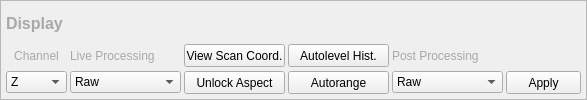
         <widget class="QFrame" name="frame_3">
          <property name="styleSheet">
           <string notr="true">#frame_3{
border: 1px solid rgb(168,168,168)
}</string>
          </property>
          <property name="frameShape">
           <enum>QFrame::StyledPanel</enum>
          </property>
          <property name="frameShadow">
           <enum>QFrame::Raised</enum>
          </property>
          <layout class="QGridLayout" name="gridLayout_2">
           <property name="leftMargin">
            <number>5</number>
           </property>
           <property name="topMargin">
            <number>5</number>
           </property>
           <property name="rightMargin">
            <number>5</number>
           </property>
           <property name="bottomMargin">
            <number>3</number>
           </property>
           <property name="spacing">
            <number>3</number>
           </property>
           <item row="0" column="0">
            <widget class="QLabel" name="label_Display">
             <property name="sizePolicy">
              <sizepolicy hsizetype="Fixed" vsizetype="Fixed">
               <horstretch>0</horstretch>
               <verstretch>0</verstretch>
              </sizepolicy>
             </property>
             <property name="minimumSize">
              <size>
               <width>0</width>
               <height>33</height>
              </size>
             </property>
             <property name="font">
              <font>
               <pointsize>12</pointsize>
               <weight>75</weight>
               <bold>true</bold>
              </font>
             </property>
             <property name="styleSheet">
              <string notr="true">#label_Display{
color: rgb(168, 168, 168)
}</string>
             </property>
             <property name="text">
              <string>Display</string>
             </property>
            </widget>
           </item>
           <item row="1" column="0">
            <widget class="QLabel" name="label_Channel">
             <property name="sizePolicy">
              <sizepolicy hsizetype="Preferred" vsizetype="Preferred">
               <horstretch>0</horstretch>
               <verstretch>0</verstretch>
              </sizepolicy>
             </property>
             <property name="styleSheet">
              <string notr="true">#label_Channel{
color: rgb(168, 168, 168);
qproperty-alignment: 'AlignVCenter | AlignCenter';
}</string>
             </property>
             <property name="text">
              <string>Channel</string>
             </property>
             <property name="alignment">
              <set>Qt::AlignCenter</set>
             </property>
            </widget>
           </item>
           <item row="2" column="3">
            <widget class="QPushButton" name="push_autoRange">
             <property name="sizePolicy">
              <sizepolicy hsizetype="Fixed" vsizetype="Fixed">
               <horstretch>0</horstretch>
               <verstretch>0</verstretch>
              </sizepolicy>
             </property>
             <property name="minimumSize">
              <size>
               <width>101</width>
               <height>23</height>
              </size>
             </property>
             <property name="maximumSize">
              <size>
               <width>101</width>
               <height>23</height>
              </size>
             </property>
             <property name="text">
              <string>Autorange</string>
             </property>
            </widget>
           </item>
           <item row="1" column="4">
            <widget class="QLabel" name="label_Processing_2">
             <property name="sizePolicy">
              <sizepolicy hsizetype="Preferred" vsizetype="Preferred">
               <horstretch>0</horstretch>
               <verstretch>0</verstretch>
              </sizepolicy>
             </property>
             <property name="styleSheet">
              <string notr="true">#label_Processing_2{
color: rgb(168, 168, 168);
qproperty-alignment: 'AlignVCenter | AlignCenter';
}</string>
             </property>
             <property name="text">
              <string>Post Processing</string>
             </property>
            </widget>
           </item>
           <item row="2" column="4">
            <widget class="QComboBox" name="comboBox_PostProcessing">
             <property name="sizePolicy">
              <sizepolicy hsizetype="Fixed" vsizetype="Fixed">
               <horstretch>0</horstretch>
               <verstretch>0</verstretch>
              </sizepolicy>
             </property>
             <property name="minimumSize">
              <size>
               <width>111</width>
               <height>22</height>
              </size>
             </property>
             <property name="maximumSize">
              <size>
               <width>111</width>
               <height>22</height>
              </size>
             </property>
             <item>
              <property name="text">
               <string>Raw</string>
              </property>
             </item>
             <item>
              <property name="text">
               <string>Subtract Image Average</string>
              </property>
             </item>
             <item>
              <property name="text">
               <string>Subtract Line Average</string>
              </property>
             </item>
             <item>
              <property name="text">
               <string>Subtract Image Plane</string>
              </property>
             </item>
             <item>
              <property name="text">
               <string>Subtract Line Linear</string>
              </property>
             </item>
             <item>
              <property name="text">
               <string>Subtract Image Quadratic</string>
              </property>
             </item>
             <item>
              <property name="text">
               <string>Subtract Line Quadratic</string>
              </property>
             </item>
            </widget>
           </item>
           <item row="2" column="0">
            <widget class="QComboBox" name="comboBox_Channel">
             <property name="sizePolicy">
              <sizepolicy hsizetype="Preferred" vsizetype="Fixed">
               <horstretch>0</horstretch>
               <verstretch>0</verstretch>
              </sizepolicy>
             </property>
             <property name="minimumSize">
              <size>
               <width>61</width>
               <height>22</height>
              </size>
             </property>
             <property name="maximumSize">
              <size>
               <width>61</width>
               <height>22</height>
              </size>
             </property>
             <property name="currentIndex">
              <number>0</number>
             </property>
             <item>
              <property name="text">
               <string>Z</string>
              </property>
             </item>
             <item>
              <property name="text">
               <string>Input 2</string>
              </property>
             </item>
             <item>
              <property name="text">
               <string>Input 3</string>
              </property>
             </item>
            </widget>
           </item>
           <item row="1" column="2">
            <widget class="QPushButton" name="push_scanCoordinates">
             <property name="sizePolicy">
              <sizepolicy hsizetype="Fixed" vsizetype="Fixed">
               <horstretch>0</horstretch>
               <verstretch>0</verstretch>
              </sizepolicy>
             </property>
             <property name="minimumSize">
              <size>
               <width>101</width>
               <height>23</height>
              </size>
             </property>
             <property name="maximumSize">
              <size>
               <width>101</width>
               <height>23</height>
              </size>
             </property>
             <property name="text">
              <string>View Scan Coord.</string>
             </property>
            </widget>
           </item>
           <item row="2" column="1">
            <widget class="QComboBox" name="comboBox_Processing">
             <property name="sizePolicy">
              <sizepolicy hsizetype="Fixed" vsizetype="Fixed">
               <horstretch>0</horstretch>
               <verstretch>0</verstretch>
              </sizepolicy>
             </property>
             <property name="minimumSize">
              <size>
               <width>111</width>
               <height>22</height>
              </size>
             </property>
             <property name="maximumSize">
              <size>
               <width>111</width>
               <height>22</height>
              </size>
             </property>
             <property name="currentIndex">
              <number>0</number>
             </property>
             <item>
              <property name="text">
               <string>Raw</string>
              </property>
             </item>
             <item>
              <property name="text">
               <string>Subtract Average</string>
              </property>
             </item>
             <item>
              <property name="text">
               <string>Subtract Linear Fit</string>
              </property>
             </item>
             <item>
              <property name="text">
               <string>Subtract Parabolic Fit</string>
              </property>
             </item>
            </widget>
           </item>
           <item row="1" column="1">
            <widget class="QLabel" name="label_Processing">
             <property name="sizePolicy">
              <sizepolicy hsizetype="Preferred" vsizetype="Preferred">
               <horstretch>0</horstretch>
               <verstretch>0</verstretch>
              </sizepolicy>
             </property>
             <property name="styleSheet">
              <string notr="true">#label_Processing{
color: rgb(168, 168, 168);
qproperty-alignment: 'AlignVCenter | AlignCenter';
}</string>
             </property>
             <property name="text">
              <string>Live Processing</string>
             </property>
            </widget>
           </item>
           <item row="2" column="2">
            <widget class="QPushButton" name="push_aspectLocked">
             <property name="sizePolicy">
              <sizepolicy hsizetype="Fixed" vsizetype="Fixed">
               <horstretch>0</horstretch>
               <verstretch>0</verstretch>
              </sizepolicy>
             </property>
             <property name="minimumSize">
              <size>
               <width>101</width>
               <height>23</height>
              </size>
             </property>
             <property name="maximumSize">
              <size>
               <width>101</width>
               <height>23</height>
              </size>
             </property>
             <property name="text">
              <string>Unlock Aspect</string>
             </property>
            </widget>
           </item>
           <item row="1" column="3">
            <widget class="QPushButton" name="push_autoLevel">
             <property name="sizePolicy">
              <sizepolicy hsizetype="Fixed" vsizetype="Fixed">
               <horstretch>0</horstretch>
               <verstretch>0</verstretch>
              </sizepolicy>
             </property>
             <property name="minimumSize">
              <size>
               <width>101</width>
               <height>23</height>
              </size>
             </property>
             <property name="maximumSize">
              <size>
               <width>101</width>
               <height>23</height>
              </size>
             </property>
             <property name="text">
              <string>Autolevel Hist.</string>
             </property>
            </widget>
           </item>
           <item row="2" column="5">
            <widget class="QPushButton" name="push_apply2DFit">
             <property name="sizePolicy">
              <sizepolicy hsizetype="Fixed" vsizetype="Fixed">
               <horstretch>0</horstretch>
               <verstretch>0</verstretch>
              </sizepolicy>
             </property>
             <property name="minimumSize">
              <size>
               <width>75</width>
               <height>23</height>
              </size>
             </property>
             <property name="maximumSize">
              <size>
               <width>75</width>
               <height>23</height>
              </size>
             </property>
             <property name="layoutDirection">
              <enum>Qt::RightToLeft</enum>
             </property>
             <property name="text">
              <string>Apply</string>
             </property>
            </widget>
           </item>
          </layout>
         </widget>
